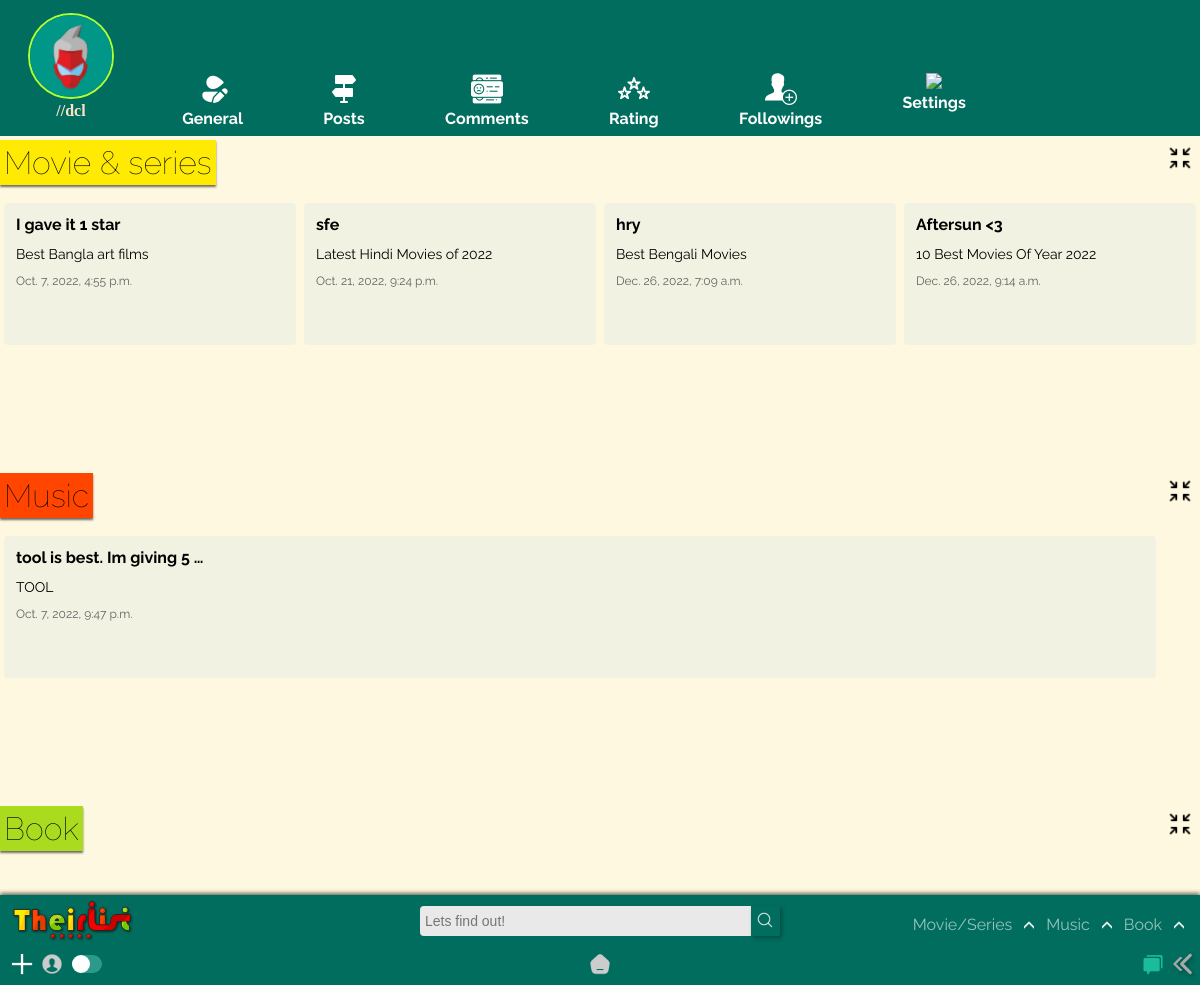
The app's page /home/UserComments/ (signed in), older data.
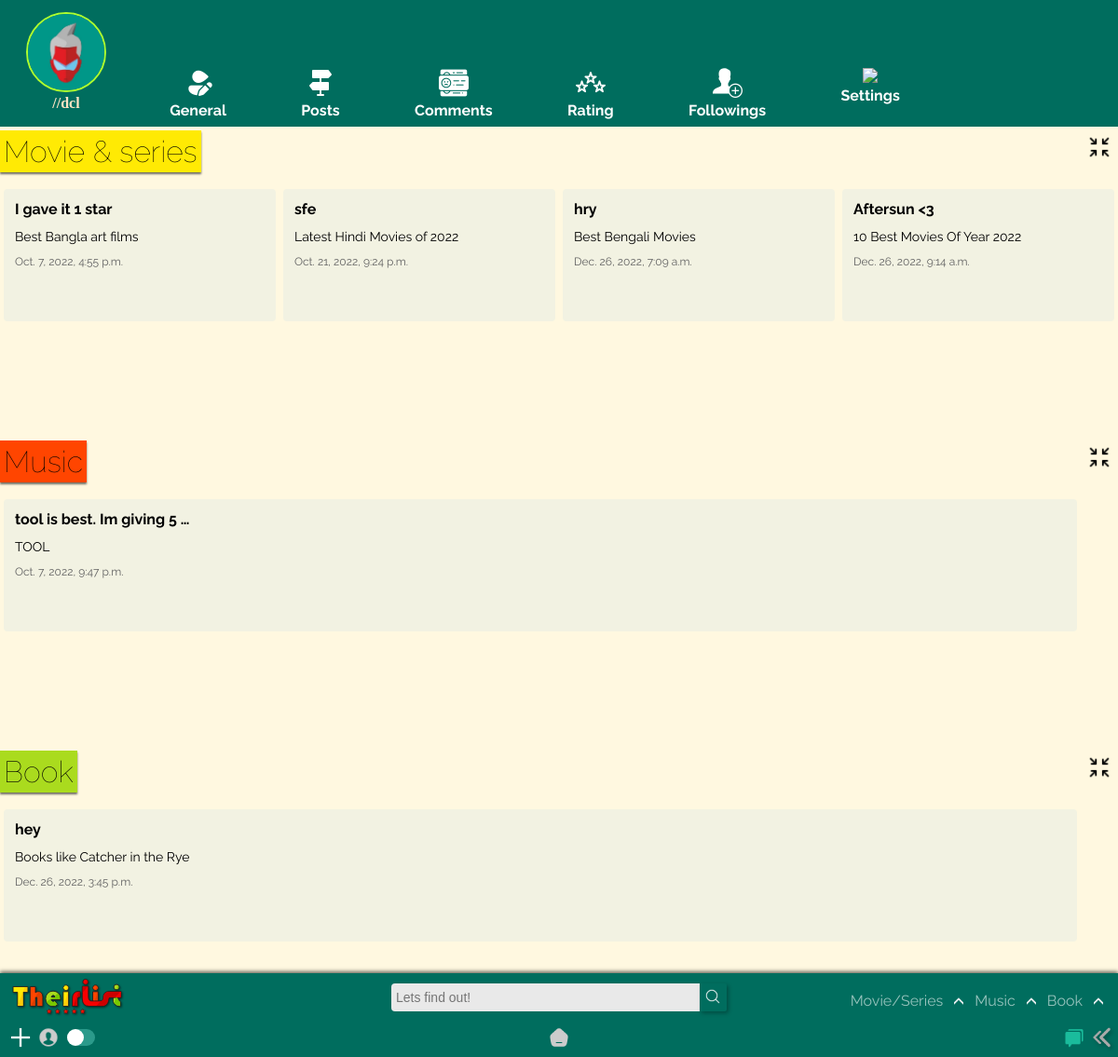
The same page, newer data.
### app/models.py (models this page shows, shortened)
class Review(models.Model):
    user = models.ForeignKey(User, models.CASCADE)
    List = models.ForeignKey(List, models.CASCADE)
    comment = models.TextField(max_length=250)
    type = models.TextField(max_length=10,default="movie")
    created_at = models.DateTimeField(auto_now_add=True)
    def __str__(self):
        return self.comment+ " | " + self.user.username

class List(models.Model):
    title = models.CharField(max_length=120)
    genre = models.ManyToManyField('Genre')
    creator = models.ForeignKey(User,on_delete=models.SET_NULL,blank=True, null=True)
    posted = models.DateTimeField(auto_now_add=True)
    content = RichTextField(null=True,default=' ')
    type = models.CharField(max_length=10,default="Movie")
    spoiler_choices = [(False, 'No'),(True, 'Yes')]
    spoiler = models.BooleanField(default=False,null=True, choices = spoiler_choices)
    slug = models.SlugField(max_length= 300,null=True, blank = True, unique=True)

class MusicReview(models.Model):
    user = models.ForeignKey(User, models.CASCADE)
    MusicList = models.ForeignKey(MusicList, models.CASCADE)
    comment = models.TextField(max_length=250)
    type = models.TextField(max_length=10,default="music")
    created_at = models.DateTimeField(auto_now_add=True)

class MusicList(models.Model):
    title = models.CharField(max_length=120)
    genre = models.ManyToManyField('MusicGenre')
    creator = models.ForeignKey(User,on_delete=models.SET_NULL,blank=True, null=True)
    posted = models.DateTimeField(auto_now_add=True)
    content = RichTextField(null=True,default=' ')
    type = models.CharField(max_length=10,default="Music")
    spoiler_choices = [(False, 'No'),(True, 'Yes')]
    spoiler = models.BooleanField(default=False,null=True, choices = spoiler_choices)
    slug = models.SlugField(max_length= 300,null=True, blank = True, unique=True)

class BookReview(models.Model):
    user = models.ForeignKey(User, models.CASCADE)
    BookList = models.ForeignKey(BookList, models.CASCADE)
    comment = models.TextField(max_length=250)
    type = models.TextField(max_length=10,default="book")
    created_at = models.DateTimeField(auto_now_add=True)

class BookList(models.Model):
    title = models.CharField(max_length=120)
    creator = models.ForeignKey(User,on_delete=models.SET_NULL,blank=True, null=True)
    genre = models.ManyToManyField('BookGenre')
    posted = models.DateTimeField(auto_now_add=True)
    content = RichTextField(null=True,default=' ')
    type = models.CharField(max_length=10,default="book")
    spoiler_choices = [(False, 'No'),(True, 'Yes')]
    spoiler = models.BooleanField(default=False,null=True, choices = spoiler_choices)
    slug = models.SlugField(max_length= 300,null=True, blank = True, unique=True)

### app/views.py (the view)
# urls.py: path('UserComments/',views.UserComments,name='UserComments'),
def UserComments(request):
    movie = Review.objects.all()
    music = MusicReview.objects.all()
    book = BookReview.objects.all()
    movmu = movie.union(music)
    all = movmu.union(book)
    print(all)
    params = {'movie' : movie, 'music' : music, 'book' : book, 'all' : all}
    return render(request, 'app/user_comments.html', params)

### templates/app/user_comments.html
{% extends "app/edit_prof_base.html" %}
{% load static %}
{% block profile %}
<div class="headline headline-top" id="headlline-top"><div class="head-cont-all" ><h1 class="headline-all">Movie & series</h1></div><span class="minimize" id="topmini"><img src="{% static 'app/images/minimize.png' %}" id="miniimg" alt=""></span></div>
<div class="title-com" id="title-comment">
    {% for lola in movie %}
    {% if lola.user.username == user.username %}
    <div class="comment-block">
        <div class = "comment-body">{{lola.comment|truncatewords:6}}</div>
        <div class = "comment-post">{{lola.List.title}}</div>
        <div class = "comment-date">{{lola.created_at}}</div>
    </div>
    {% endif %}
    {% endfor %}
    </div>
    <div class="headline headline-middle" id="headline-middle"><div class="head-cont-all" ><h1 class="headline-all">Music</h1></div><span class="minimize" id="centmini"><img src="{% static 'app/images/minimize.png' %}" id="miniimg2" alt=""></span></div>
    <div class="title-com" id="title-comment">
    {% for lola in music %}
    {% if lola.user.username == user.username %}
    <div class="comment-block">
        <div class = "comment-body">{{lola.comment|truncatewords:6}}</div>
        <div class = "comment-post">{{lola.MusicList.title}}</div>
        <div class = "comment-date">{{lola.created_at}}</div>
    </div>
    {% endif %}
    {% endfor %}
    </div>
    <div class="headline headline-bottom" id="headline-bottom"><div class="head-cont-all" ><h1 class="headline-all">Book</h1></div><span class="minimize" id="bottommini"><img src="{% static 'app/images/minimize.png' %}" id="miniimg3" alt=""></span></div>
    <div class="title-com" id="title-comment">
    {% for lola in book %}
    {% if lola.user.username == user.username %}
    <div class="comment-block">
        <div class = "comment-body">{{lola.comment|truncatewords:6}}</div>
        <div class = "comment-post">{{lola.BookList.title}}</div>
        <div class = "comment-date">{{lola.created_at}}</div>
    </div>
    {% endif %}
    {% endfor %}
</div>
{% endblock %}

Row changes from the older to the newer data that the page shows:
added BookReview: comment "hey", BookList "Books like Catcher in the Rye", created_at "Dec. 26, 2022, 3:45 p.m."
